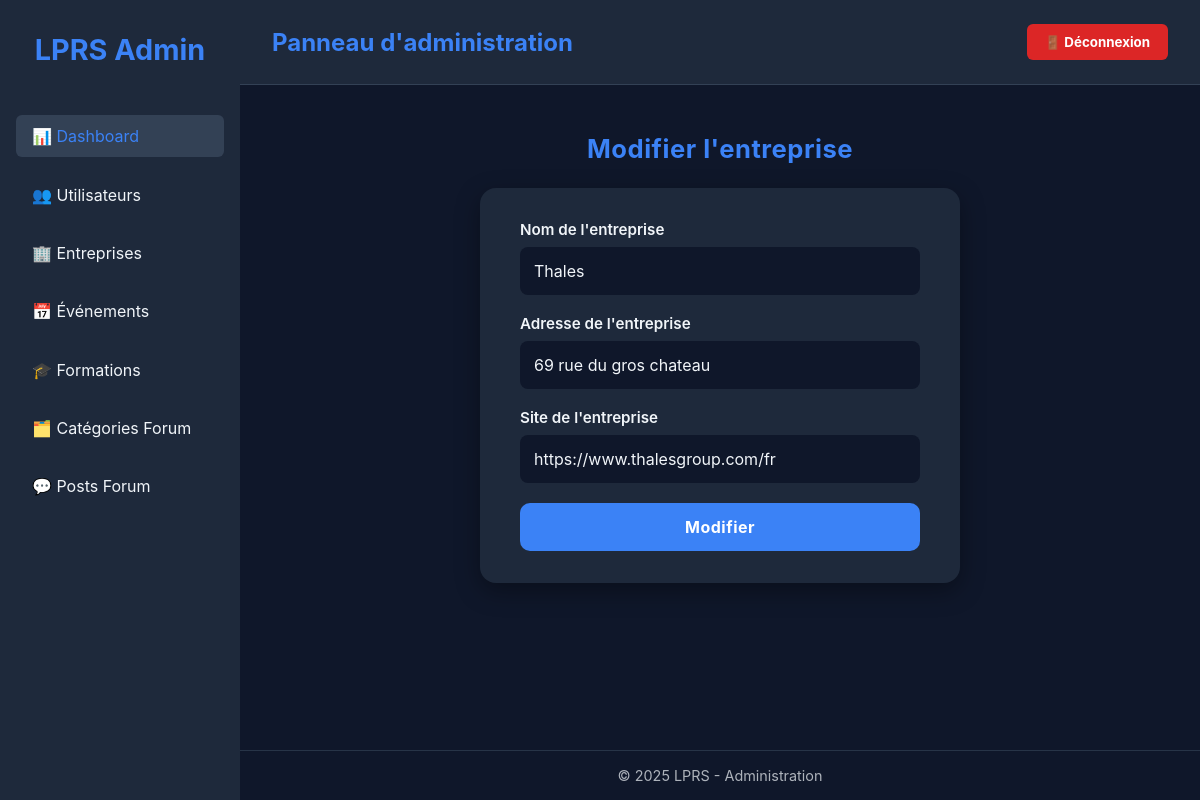
/vue/ModifEntreprise.php?id=12, run on the app's committed database.
### tables this page shows
CREATE TABLE IF NOT EXISTS `entreprise` (
  `id_entreprise` int NOT NULL AUTO_INCREMENT,
  `nom` varchar(255) NOT NULL,
  `adresse` varchar(255) DEFAULT NULL,
  `site_web` varchar(255) DEFAULT NULL,
  PRIMARY KEY (`id_entreprise`)
);

### src/repository/EntrepriseRepository.php (called while the page is built, shortened)
<?php
class EntrepriseRepository
{
    private $bdd;
    public function __construct()
    {
        $this->bdd = new BDD();
    }
    public function detailEntreprise($id)
    {
        $sql = 'SELECT * FROM entreprise WHERE id_entreprise = :id';
        $req = $this->bdd->getBdd()->prepare($sql);
        $req->execute(['id' => $id]);
        return $req->fetch(PDO::FETCH_ASSOC);
    }
}

### src/bdd/BDD.php (called while the page is built)
<?php
class BDD
{
    private $bdd;
    public function __construct()
    {
            $this->bdd = new PDO('mysql:host=localhost;dbname=projetlprs;charset=utf8', 'root', '');
    }
    public function getBDD()
    {
        return $this->bdd;
    }
}

### src/modele/Entreprise.php (called while the page is built, shortened)
<?php
class Entreprise
{
    private $nom;
    private $adresse;
    private $site_web;
    public function hydrate(array $donnees)
    {
        foreach ($donnees as $key => $value) {
            $method = 'set'.ucfirst($key);
        }
    }
    public function getNom()
    {
        return $this->nom;
    }
    public function setNom($nom)
    {
        $this->nom = $nom;
    }
    public function getAdresse()
    {
        return $this->adresse;
    }
    public function setAdresse($adresse)
    {
        $this->adresse = $adresse;
    }
    public function getSiteWeb()
    {
        return $this->site_web;
    }
    public function setSiteWeb($site_web)
    {
        $this->site_web = $site_web;
    }
}

### vue/ModifEntreprise.php (the view, shortened to what this page needs)
<?php
require_once "../src/bdd/BDD.php";
require_once "../src/repository/EntrepriseRepository.php";
require_once "../src/modele/Entreprise.php";
$page = $_GET['page'] ?? 'dashboard';
$EntrepriseRepository = new EntrepriseRepository();
$entreprise = $EntrepriseRepository->detailEntreprise($_GET["id"]);
$entreprise = new Entreprise([
    'idEntreprise' => $entreprise["id_entreprise"],
    'nom' => $entreprise["nom"],
    'adresse' => $entreprise["adresse"],
    'siteWeb' => $entreprise["site_web"],
]);
?>
<!DOCTYPE html>
<html lang="fr">
<head>
</head>
<body>
<aside class="sidebar">
    <div class="sidebar-header">
        <h2>LPRS Admin</h2>
    </div>
    <ul class="sidebar-menu">
        <li><a href="PageAdmin.php?page=dashboard" class="<?= ($page=='dashboard')?'active':'' ?>">📊 Dashboard</a></li>
        <li><a href="PageAdmin.php?page=utilisateur" class="<?= ($page=='utilisateur')?'active':'' ?>">👥 Utilisateurs</a></li>
        <li><a href="PageAdmin.php?page=entreprise" class="<?= ($page=='entreprise')?'active':'' ?>">🏢 Entreprises</a></li>
        <li><a href="PageAdmin.php?page=evenement" class="<?= ($page=='evenement')?'active':'' ?>">📅 Événements</a></li>
        <li><a href="PageAdmin.php?page=formation" class="<?= ($page=='formation')?'active':'' ?>">🎓 Formations</a></li>
        <li><a href="PageAdmin.php?page=categorie_forum" class="<?= ($page=='categorie_forum')?'active':'' ?>">🗂️ Catégories Forum</a></li>
        <li><a href="PageAdmin.php?page=post_forum" class="<?= ($page=='post_forum')?'active':'' ?>">💬 Posts Forum</a></li>
    </ul>
</aside>
<main class="main">
    <header class="topbar">
        <h1>Panneau d'administration</h1>
        <form action="../src/traitement/TraitementDeconnexionUtilisateur.php" method="post" style="margin:0;">
            <button type="submit" class="logout-btn">🚪 Déconnexion</button>
        </form>
    </header>
    <div class="content">
        <h2 class="form-title">Modifier l'entreprise</h2>
        <form action="../src/traitement/Entreprise/TraitementModifEntreprise.php" method="post" class="add-form">
            <div class="form-group">
                <label for="nom">Nom de l'entreprise</label>
                <input type="text" id="nom" name="nom" value="<?=$entreprise->getNom()?>">
            </div>
            <div class="form-group">
                <label for="adresse">Adresse de l'entreprise</label>
                <input type="text" id="adresse" name="adresse" value="<?=$entreprise->getAdresse()?>">
            </div>
            <div class="form-group">
                <label for="siteWeb">Site de l'entreprise</label>
                <input type="text" id="siteWeb" name="siteWeb" value="<?=$entreprise->getSiteWeb()?>">
            </div>
            <input type="submit" value="Modifier" class="btn-submit" >
        </form>
    </div>
    <footer class="footer">
        <p>&copy; 2025 LPRS - Administration</p>
    </footer>
</main>
</body>
</html>

### vue/ModifEntreprise.php (style rules this page uses)
:root { --bg: #0f172a; --bg-light: #1e293b; --text: #f1f5f9; --accent: #3b82f6; --card: #1e293b; --hover: #334155; --danger: #dc2626; }
* { margin: 0; padding: 0; box-sizing: border-box; font-family: "Inter", sans-serif; }
body { display: flex; height: 100vh; background: var(--bg); color: var(--text); }
.sidebar { width: 240px; background: var(--bg-light); display: flex; flex-direction: column; padding: 2rem 1rem; }
.sidebar-header { font-size: 1.2rem; font-weight: bold; color: var(--accent); margin-bottom: 2rem; text-align: center; }
.sidebar-menu { list-style: none; }
.sidebar-menu li { margin: 1rem 0; }
.sidebar-menu a { text-decoration: none; color: var(--text); padding: 0.7rem 1rem; display: block; border-radius: 6px; transition: background 0.2s ease; }
.sidebar-menu a:hover, .sidebar-menu a.active { background: var(--hover); color: var(--accent); }
.main { flex: 1; display: flex; flex-direction: column; overflow: auto; }
.topbar { background: var(--bg-light); padding: 1.5rem 2rem; border-bottom: 1px solid #334155; display: flex; justify-content: space-between; align-items: center; }
.topbar h1 { font-size: 1.5rem; color: var(--accent); }
.logout-btn { background-color: var(--danger); color: white; border: none; padding: 10px 18px; border-radius: 6px; cursor: pointer; font-weight: bold; transition: background 0.3s ease; }
.content { padding: 2rem; }
.footer { text-align: center; padding: 1rem; border-top: 1px solid #334155; margin-top: auto; font-size: 0.9rem; opacity: 0.7; }
.content { padding: 3rem; display: flex; flex-direction: column; align-items: center; }
.form-title { font-size: 1.6rem; color: var(--accent); margin-bottom: 1.5rem; text-align: center; letter-spacing: 0.5px; }
.add-form { background: var(--card); padding: 2rem 2.5rem; border-radius: 16px; box-shadow: 0 8px 24px rgba(0, 0, 0, 0.35); width: 100%; max-width: 480px; transition: transform 0.3s ease, box-shadow 0.3s ease; }
.form-group { display: flex; flex-direction: column; margin-bottom: 1.2rem; }
.form-group label { font-weight: 600; color: var(--text); margin-bottom: 0.5rem; font-size: 0.95rem; }
.form-group input { background: var(--bg); border: 2px solid transparent; border-radius: 8px; padding: 0.75rem; color: var(--text); font-size: 1rem; transition: all 0.2s ease; }
.form-group input::placeholder { color: #94a3b8; opacity: 0.8; }
.btn-submit { background: var(--accent); color: white; font-weight: 700; border: none; border-radius: 10px; padding: 0.9rem 1.2rem; cursor: pointer; width: 100%; font-size: 1rem; letter-spacing: 0.5px; transition: background 0.3s ease, transform 0.2s ease; }

### data on the page
entreprise: nom "Thales", adresse "69 rue du gros chateau", siteWeb "https://www.thalesgroup.com/fr"
